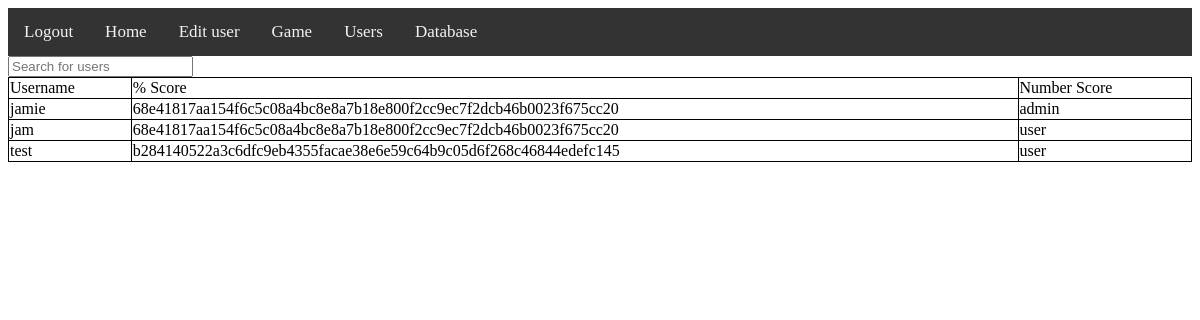
The page /database/list/ on the database its author committed.
### tables this page shows
CREATE TABLE users (username characters(100),password characters(100),role characters(100));

### database/database.py (the view)
@database_bp.route("/list/")
def database_list():
    return render_template("/list.html",users=users_db.read(), headings=users_db.columns())

### database_mod.py (called while the page is built)
    def read(self):
        self.c.execute(f"SELECT * FROM {self.table}")
        self.conn.commit()
        self.lines = self.c.fetchall()
        return self.lines

    def columns(self):
        self.c.execute(f"PRAGMA table_info({self.table})")
        self.conn.commit()
        self.columns_values = []
        for x in self.c.fetchall():
            self.columns_values.append(x[1])
        return self.columns_values

### database/templates/list.html (shortened to what this page needs)
{% extends "base.html" %}
{% block content %}
<input type="text" onkeyup="table_search()" id="search_box" placeholder="Search for users">
<table id="sort_table_id">
<tr>
    <td onclick="sort_alph(0)">Username</td>
    <td onclick="sort_alph(1)">% Score</td>
    <td onclick="sort_alph(2)">Number Score</td>
</tr>
{% for user in users %}
    <tr>
    {% for item in user %}
        <td>{{item}}</td>
    {% endfor %}
    </tr>
{% endfor %}
</table>
{% endblock %}

### static/styles/base.css (style rules this page uses)
table, td, th { border: 1px solid black; }
table { width: 100%; border-collapse: collapse; }

### rows shown on the page
users: username "jamie", password "68e41817aa154f6c5c08a4bc8e8a7b18e800f2cc9ec7f2dcb46b0023f675cc20", role "admin"
users: username "jam", password "68e41817aa154f6c5c08a4bc8e8a7b18e800f2cc9ec7f2dcb46b0023f675cc20", role "user"
users: username "test", password "b284140522a3c6dfc9eb4355facae38e6e59c64b9c05d6f268c46844edefc145", role "user"
